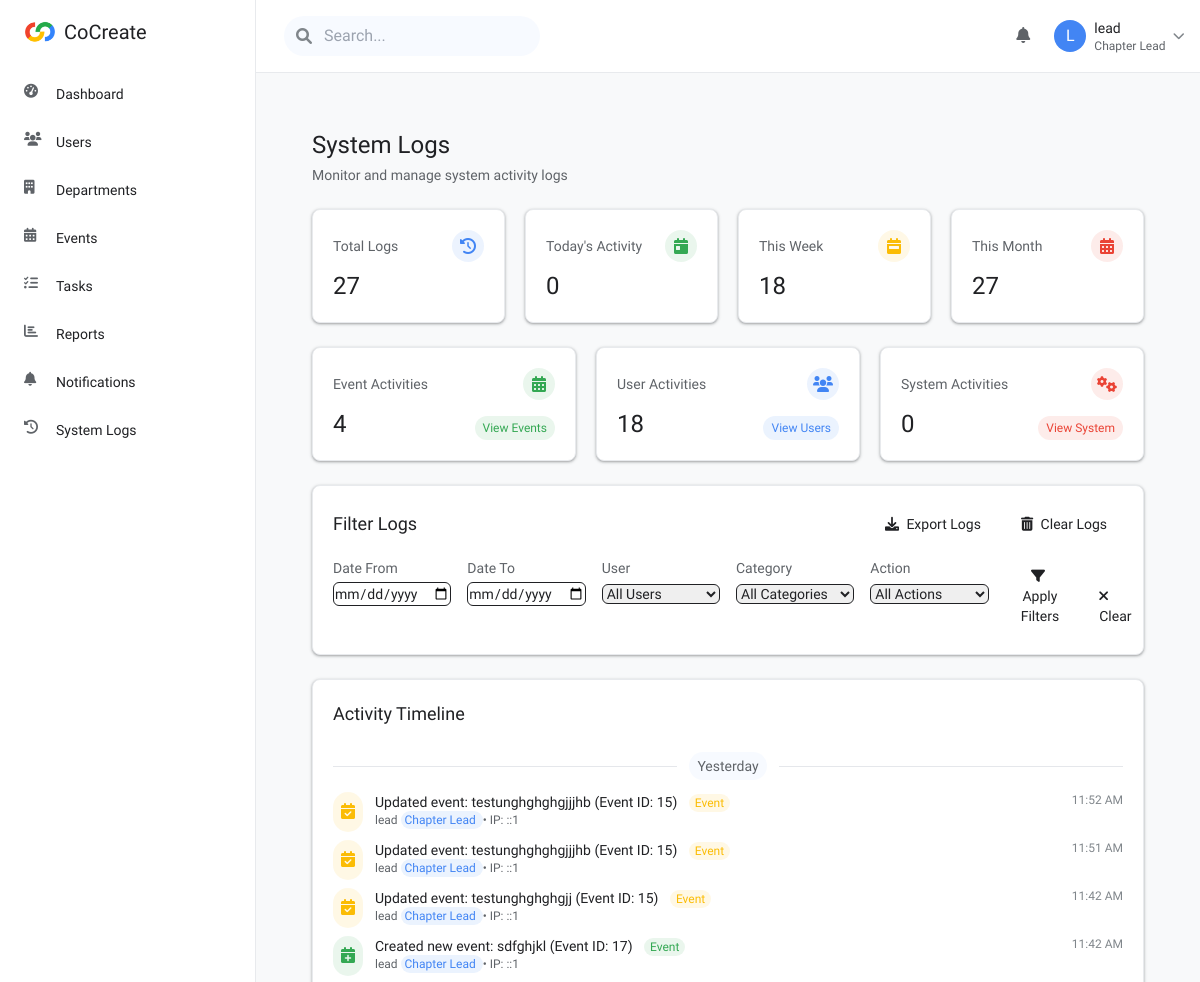
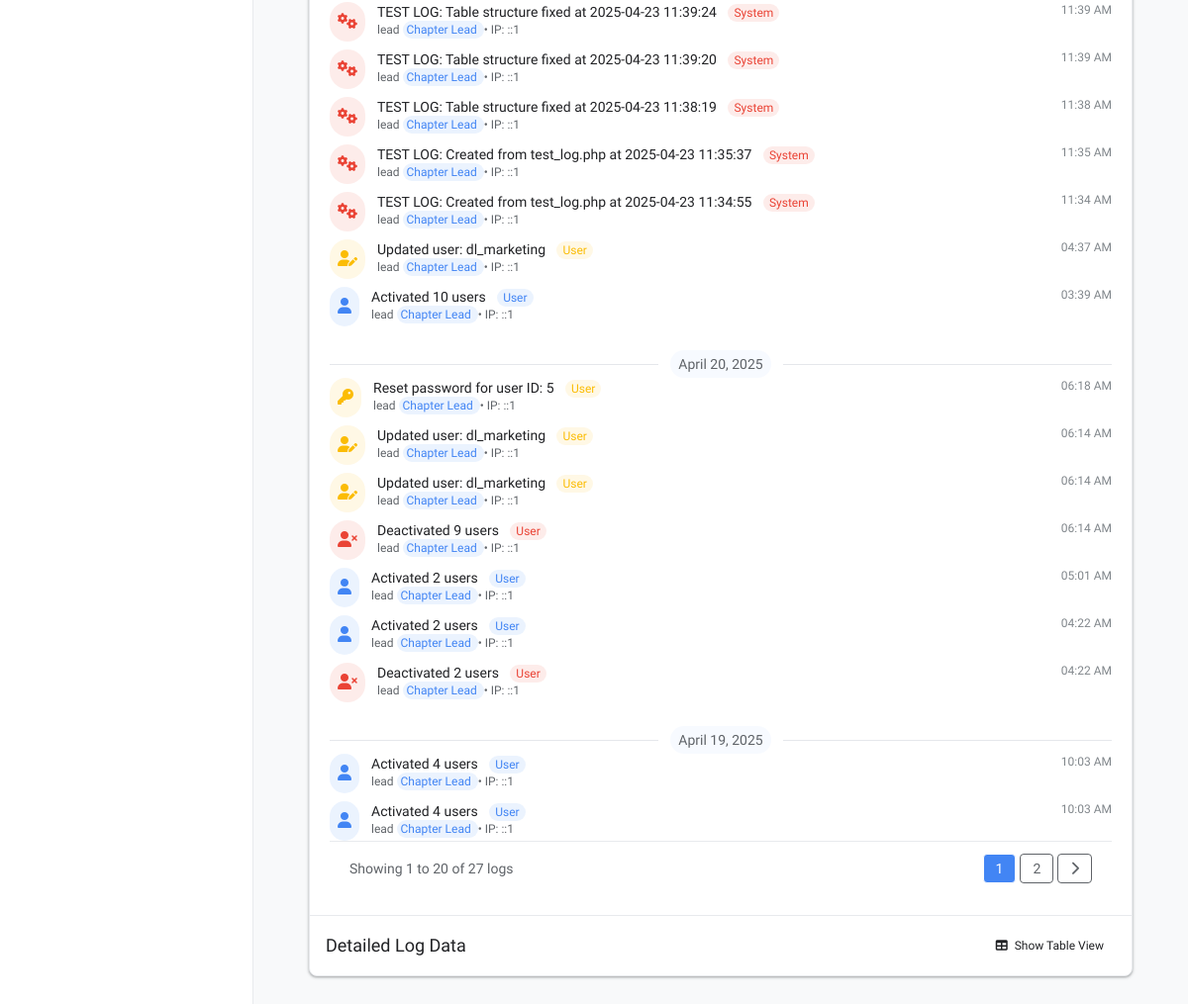
The page /router.php?page=lead_logs (signed in) on the database its author committed (2 pictures, top to bottom).
### tables this page shows
CREATE TABLE `users` (
  `user_id` int(11) NOT NULL,
  `username` varchar(50) NOT NULL,
  `email` varchar(100) NOT NULL,
  `password` varchar(255) NOT NULL,
  `first_name` varchar(50) DEFAULT NULL,
  `last_name` varchar(50) DEFAULT NULL,
  `role_id` int(11) NOT NULL,
  `department_id` int(11) DEFAULT NULL,
  `profile_image` varchar(255) DEFAULT NULL,
  `bio` text DEFAULT NULL,
  `phone` varchar(20) DEFAULT NULL,
  `is_active` tinyint(1) DEFAULT 1,
  `last_login` timestamp NULL DEFAULT NULL,
  `created_at` timestamp NULL DEFAULT current_timestamp(),
  `updated_at` timestamp NULL DEFAULT current_timestamp() ON UPDATE current_timestamp()
);

CREATE TABLE `activity_logs` (
  `log_id` int(11) NOT NULL,
  `user_id` int(11) NOT NULL,
  `action` text NOT NULL,
  `ip_address` varchar(45) DEFAULT NULL,
  `created_at` timestamp NULL DEFAULT current_timestamp()
);

CREATE TABLE `roles` (
  `role_id` int(11) NOT NULL,
  `name` varchar(50) NOT NULL,
  `description` text DEFAULT NULL,
  `permissions` longtext DEFAULT NULL CHECK (json_valid(`permissions`)),
  `created_at` timestamp NULL DEFAULT current_timestamp()
);

### views/lead/logs.php (the view, shortened to what the rows shown need)
<?php
$database = new Database();
$conn = $database->getConnection();
$date_from = isset($_GET['date_from']) ? $_GET['date_from'] : '';
$date_to = isset($_GET['date_to']) ? $_GET['date_to'] : '';
$user_filter = isset($_GET['user']) ? intval($_GET['user']) : '';
$action_filter = isset($_GET['action']) ? $_GET['action'] : '';
$category_filter = isset($_GET['category']) ? $_GET['category'] : '';
$ip_filter = isset($_GET['ip']) ? $_GET['ip'] : '';
$sort_order = isset($_GET['sort_order']) && in_array($_GET['sort_order'], ['asc', 'desc']) ? $_GET['sort_order'] : 'desc';
$current_page = isset($_GET['page_num']) ? intval($_GET['page_num']) : 1;
$logs_per_page = 20;
$offset = ($current_page - 1) * $logs_per_page;
$where_sql = '';
try {
    $query = "SELECT l.*, u.username, CONCAT(u.first_name, ' ', u.last_name) as full_name, r.name as role_name
              FROM activity_logs l
              LEFT JOIN users u ON l.user_id = u.user_id
              LEFT JOIN roles r ON u.role_id = r.role_id" .
              $where_sql . "
              ORDER BY l.created_at " . ($sort_order == 'asc' ? 'ASC' : 'DESC') . "
              LIMIT " . $offset . ", " . $logs_per_page;
    $stmt = $conn->prepare($query);
    $stmt->execute();
    $logs = $stmt->fetchAll(PDO::FETCH_ASSOC);
} catch (PDOException $e) {
    error_log("Database error: " . $e->getMessage());
    $logs = [];
}
?>
<div class="p-4 sm:p-6 lg:p-8">
    <div class="mb-6">
        <h1 class="text-2xl font-normal mb-1" style="color: var(--color-text-primary);">System Logs</h1>
    </div>
    <div class="google-card p-0 overflow-hidden">
        <div class="p-5">
            <?php if (empty($logs)): ?>
                <div class="text-center py-8">
                    <div class="rounded-full mx-auto p-4 mb-4" style="background-color: rgba(66, 133, 244, 0.1); width: fit-content;">
                        <i class="fas fa-history text-2xl" style="color: #4285F4;"></i>
                    </div>
                    <h3 class="text-lg font-medium mb-2" style="color: var(--color-text-primary);">No Logs Found</h3>
                    <p class="text-sm" style="color: var(--color-text-secondary);">
                        <?php if (!empty($date_from) || !empty($date_to) || !empty($user_filter) || !empty($action_filter) || !empty($category_filter) || !empty($ip_filter)): ?>
                            No logs match your current filters. Try adjusting your search criteria.
                        <?php else: ?>
                            There are no activity logs in the system yet.
                        <?php endif; ?>
                    </p>
                </div>
            <?php else: ?>
                <div class="space-y-6">
                    <?php
                    $current_date = null;
                    foreach ($logs as $log):
                        $log_date = date('Y-m-d', strtotime($log['created_at']));
                        if ($log_date != $current_date):
                            $current_date = $log_date;
                            $date_display = date('F j, Y', strtotime($log['created_at']));
                            $today = date('Y-m-d');
                            $yesterday = date('Y-m-d', strtotime('-1 day'));
                            if ($log_date == $today) {
                                $date_display = 'Today';
                            } else if ($log_date == $yesterday) {
                                $date_display = 'Yesterday';
                            }
                    ?>
                        <div class="flex items-center mb-3 mt-6">
                            <div class="h-px flex-grow bg-gray-200 mr-3"></div>
                            <span class="text-sm font-medium px-2 py-1 rounded-full" style="background-color: var(--color-hover); color: var(--color-text-secondary);">
                                <?php echo $date_display; ?>
                            </span>
                            <div class="h-px flex-grow bg-gray-200 ml-3"></div>
                        </div>
                    <?php endif; ?>
                    <div class="flex items-start">
                        <?php
                        $icon = 'fa-history';
                        $bgColor = 'rgba(66, 133, 244, 0.1)';
                        $iconColor = '#4285F4';
                        $category = 'Other';
                        if (stripos($log['action'], 'event') !== false) {
                            $category = 'Event';
                            if (stripos($log['action'], 'create') !== false || stripos($log['action'], 'add') !== false) {
                                $icon = 'fa-calendar-plus';
                                $bgColor = 'rgba(52, 168, 83, 0.1)';
                                $iconColor = '#34A853';
                            } else if (stripos($log['action'], 'update') !== false || stripos($log['action'], 'edit') !== false) {
                                $icon = 'fa-calendar-check';
                                $bgColor = 'rgba(251, 188, 5, 0.1)';
                                $iconColor = '#FBBC05';
                            } else if (stripos($log['action'], 'delete') !== false || stripos($log['action'], 'remove') !== false || stripos($log['action'], 'cancel') !== false) {
                                $icon = 'fa-calendar-times';
                                $bgColor = 'rgba(234, 67, 53, 0.1)';
                                $iconColor = '#EA4335';
                            } else {
                                $icon = 'fa-calendar-alt';
                                $bgColor = 'rgba(52, 168, 83, 0.1)';
                                $iconColor = '#34A853';
                            }
                        }
                        else if (stripos($log['action'], 'user') !== false || stripos($log['action'], 'login') !== false || stripos($log['action'], 'logout') !== false || stripos($log['action'], 'password') !== false) {
                            $category = 'User';
                            if (stripos($log['action'], 'create') !== false || stripos($log['action'], 'add') !== false || stripos($log['action'], 'register') !== false) {
                                $icon = 'fa-user-plus';
                                $bgColor = 'rgba(52, 168, 83, 0.1)';
                                $iconColor = '#34A853';
                            } else if (stripos($log['action'], 'update') !== false || stripos($log['action'], 'edit') !== false || stripos($log['action'], 'change') !== false) {
                                $icon = 'fa-user-edit';
                                $bgColor = 'rgba(251, 188, 5, 0.1)';
                                $iconColor = '#FBBC05';
                            } else if (stripos($log['action'], 'delete') !== false || stripos($log['action'], 'remove') !== false || stripos($log['action'], 'deactivate') !== false) {
                                $icon = 'fa-user-times';
                                $bgColor = 'rgba(234, 67, 53, 0.1)';
                                $iconColor = '#EA4335';
                            } else if (stripos($log['action'], 'login') !== false) {
                                $icon = 'fa-sign-in-alt';
                                $bgColor = 'rgba(103, 58, 183, 0.1)';
                                $iconColor = '#673AB7';
                            } else if (stripos($log['action'], 'logout') !== false) {
                                $icon = 'fa-sign-out-alt';
                                $bgColor = 'rgba(103, 58, 183, 0.1)';
                                $iconColor = '#673AB7';
                            } else if (stripos($log['action'], 'password') !== false) {
                                $icon = 'fa-key';
                                $bgColor = 'rgba(251, 188, 5, 0.1)';
                                $iconColor = '#FBBC05';
                            } else {
                                $icon = 'fa-user';
                                $bgColor = 'rgba(66, 133, 244, 0.1)';
                                $iconColor = '#4285F4';
                            }
                        }
                        else if (stripos($log['action'], 'system') !== false || stripos($log['action'], 'setting') !== false || stripos($log['action'], 'config') !== false || stripos($log['action'], 'log') !== false) {
                            $category = 'System';
                            if (stripos($log['action'], 'clear') !== false) {
                                $icon = 'fa-trash-alt';
                                $bgColor = 'rgba(234, 67, 53, 0.1)';
                                $iconColor = '#EA4335';
                            } else if (stripos($log['action'], 'update') !== false || stripos($log['action'], 'change') !== false) {
                                $icon = 'fa-cog';
                                $bgColor = 'rgba(251, 188, 5, 0.1)';
                                $iconColor = '#FBBC05';
                            } else if (stripos($log['action'], 'backup') !== false) {
                                $icon = 'fa-database';
                                $bgColor = 'rgba(52, 168, 83, 0.1)';
                                $iconColor = '#34A853';
                            } else {
                                $icon = 'fa-cogs';
                                $bgColor = 'rgba(234, 67, 53, 0.1)';
                                $iconColor = '#EA4335';
                            }
                        }
                        ?>
                        <div class="rounded-full p-2 mr-3 flex-shrink-0" style="background-color: <?php echo $bgColor; ?>;">
                            <i class="fas <?php echo $icon; ?>" style="color: <?php echo $iconColor; ?>;"></i>
                        </div>
                        <div class="flex-grow">
                            <div class="flex flex-wrap justify-between items-start">
                                <div>
                                    <p class="text-sm font-medium" style="color: var(--color-text-primary);">
                                        <?php echo htmlspecialchars($log['action']); ?>
                                        <span class="ml-2 px-1.5 py-0.5 text-xs rounded-full" style="background-color: <?php echo $bgColor; ?>; color: <?php echo $iconColor; ?>;">
                                            <?php echo $category; ?>
                                        </span>
                                    </p>
                                    <p class="text-xs" style="color: var(--color-text-secondary);">
                                        <?php if ($log['username']): ?>
                                            <span class="font-medium"><?php echo htmlspecialchars($log['username']); ?></span>
                                            <?php if ($log['role_name']): ?>
                                                <span class="px-1 py-0.5 rounded-full text-xs" style="background-color: rgba(66, 133, 244, 0.1); color: #4285F4;">
                                                    <?php echo htmlspecialchars($log['role_name']); ?>
                                                </span>
                                            <?php endif; ?>
                                        <?php else: ?>
                                            <span class="font-medium">System</span>
                                        <?php endif; ?>
                                        • IP: <?php echo htmlspecialchars($log['ip_address']); ?>
                                    </p>
                                </div>
                                <span class="text-xs" style="color: var(--color-text-tertiary);">
                                    <?php echo date('h:i A', strtotime($log['created_at'])); ?>
                                </span>
                            </div>
                        </div>
                    </div>
                    <?php endforeach; ?>
                </div>
            <?php endif; ?>
        </div>
    </div>
</div>

### includes/topnav.php (shortened to what the rows shown need)
<?php
$currentUser = $_SESSION['user'] ?? null;
?>
<header class="flex-shrink-0 border-b" style="border-color: var(--color-border-light); background-color: var(--color-surface);">
    <div class="flex items-center justify-between p-4">
        <div class="flex items-center space-x-4">
            <div class="relative">
                <button id="user-menu-button" class="flex items-center space-x-2 focus:outline-none">
                    <div class="w-8 h-8 rounded-full overflow-hidden bg-gray-200">
                        <?php if (!empty($profile['profile_image'])): ?>
                            <img src="<?php echo htmlspecialchars($profile['profile_image']); ?>" alt="Profile Image" class="w-24 h-24 rounded-full object-cover mb-4">
                        <?php else: ?>
                            <div class="w-full h-full flex items-center justify-center" style="background-color: #4285F4; color: white;">
                                <span><?php echo strtoupper(substr($currentUser['username'] ?? 'U', 0, 1)); ?></span>
                            </div>
                        <?php endif; ?>
                    </div>
                    <div class="hidden md:block text-left">
                        <p class="text-sm font-medium" style="color: var(--color-text-primary);">
                            <?php echo htmlspecialchars($currentUser['username'] ?? 'User'); ?>
                        </p>
                        <p class="text-xs" style="color: var(--color-text-secondary);">
                            <?php
                            $role_id = $currentUser['role_id'] ?? 0;
                            $roleDisplay = 'User';
                            if ($role_id == 1) {
                                $roleDisplay = 'Chapter Lead';
                            } elseif ($role_id == 2) {
                                $roleDisplay = 'Department Lead';
                            } elseif ($role_id == 3) {
                                $roleDisplay = 'Officer';
                            } elseif ($role_id == 4) {
                                $roleDisplay = 'Member';
                            }
                            echo htmlspecialchars($roleDisplay);
                            ?>
                        </p>
                    </div>
                </button>
            </div>
        </div>
    </div>
</header>

### rows shown on the page
users: username "L", username "lead", role "Chapter Lead"
activity_logs: created_at "Yesterday", action "Updated event: testunghghghgjjjhb (Event ID: 15)", action "Event", user.username "lead", roles.name "Chapter Lead", ip_address "::1", created_at "11:52 AM"
activity_logs: action "Updated event: testunghghghgjjjhb (Event ID: 15)", action "Event", user.username "lead", roles.name "Chapter Lead", ip_address "::1", created_at "11:51 AM"
activity_logs: action "Updated event: testunghghghgjj (Event ID: 15)", action "Event", user.username "lead", roles.name "Chapter Lead", ip_address "::1", created_at "11:42 AM"
activity_logs: action "Created new event: sdfghjkl (Event ID: 17)", action "Event", user.username "lead", roles.name "Chapter Lead", ip_address "::1", created_at "11:42 AM"
activity_logs: action "TEST LOG: Table structure fixed at 2025-04-23 11:39:24", action "System", user.username "lead", roles.name "Chapter Lead", ip_address "::1", created_at "11:39 AM"
activity_logs: action "TEST LOG: Table structure fixed at 2025-04-23 11:39:20", action "System", user.username "lead", roles.name "Chapter Lead", ip_address "::1", created_at "11:39 AM"
activity_logs: action "TEST LOG: Table structure fixed at 2025-04-23 11:38:19", action "System", user.username "lead", roles.name "Chapter Lead", ip_address "::1", created_at "11:38 AM"
activity_logs: action "TEST LOG: Created from test_log.php at 2025-04-23 11:35:37", action "System", user.username "lead", roles.name "Chapter Lead", ip_address "::1", created_at "11:35 AM"
activity_logs: action "TEST LOG: Created from test_log.php at 2025-04-23 11:34:55", action "System", user.username "lead", roles.name "Chapter Lead", ip_address "::1", created_at "11:34 AM"
activity_logs: action "Updated user: dl_marketing", action "User", user.username "lead", roles.name "Chapter Lead", ip_address "::1", created_at "04:37 AM"
activity_logs: action "Activated 10 users", action "User", user.username "lead", roles.name "Chapter Lead", ip_address "::1", created_at "03:39 AM"
activity_logs: created_at "April 20, 2025", action "Reset password for user ID: 5", action "User", user.username "lead", roles.name "Chapter Lead", ip_address "::1", created_at "06:18 AM"
activity_logs: action "Updated user: dl_marketing", action "User", user.username "lead", roles.name "Chapter Lead", ip_address "::1", created_at "06:14 AM"
activity_logs: action "Updated user: dl_marketing", action "User", user.username "lead", roles.name "Chapter Lead", ip_address "::1", created_at "06:14 AM"
activity_logs: action "Deactivated 9 users", action "User", user.username "lead", roles.name "Chapter Lead", ip_address "::1", created_at "06:14 AM"
activity_logs: action "Activated 2 users", action "User", user.username "lead", roles.name "Chapter Lead", ip_address "::1", created_at "05:01 AM"
activity_logs: action "Activated 2 users", action "User", user.username "lead", roles.name "Chapter Lead", ip_address "::1", created_at "04:22 AM"
activity_logs: action "Deactivated 2 users", action "User", user.username "lead", roles.name "Chapter Lead", ip_address "::1", created_at "04:22 AM"
activity_logs: created_at "April 19, 2025", action "Activated 4 users", action "User", user.username "lead", roles.name "Chapter Lead", ip_address "::1", created_at "10:03 AM"
activity_logs: action "Activated 4 users", action "User", user.username "lead", roles.name "Chapter Lead", ip_address "::1", created_at "10:03 AM"

### other values the page prints
APP_NAME "CoCreate"
$item['name'] "Dashboard"
$item['name'] "Users"
$item['name'] "Departments"
$item['name'] "Events"
$item['name'] "Tasks"
$item['name'] "Reports"
$item['name'] "Notifications"
$item['name'] "System Logs"
$log_stats['total'] "27"
$log_stats['today'] "0"
$log_stats['this_week'] "18"
$log_stats['this_month'] "27"
$log_stats['events'] "4"
$log_stats['users'] "18"
